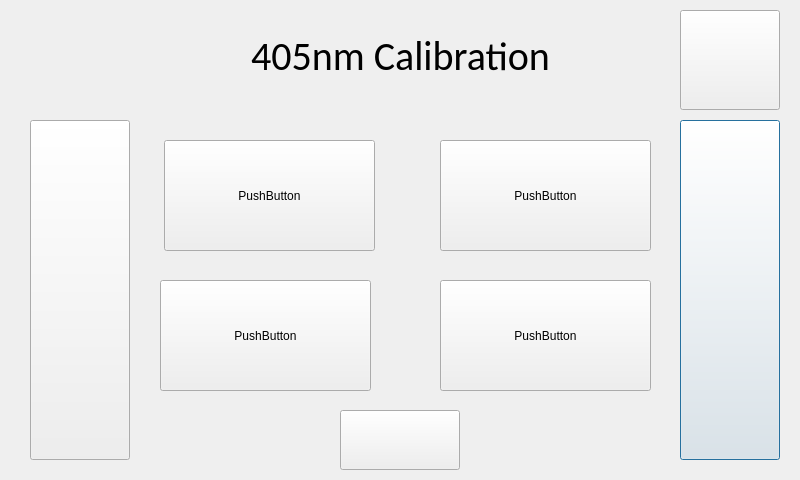
<?xml version="1.0" encoding="UTF-8"?>
<ui version="4.0">
 <class>calibration405nm</class>
 <widget class="QDialog" name="calibration405nm">
  <property name="geometry">
   <rect>
    <x>0</x>
    <y>0</y>
    <width>800</width>
    <height>480</height>
   </rect>
  </property>
  <property name="windowTitle">
   <string>Dialog</string>
  </property>
  <widget class="QPushButton" name="Right">
   <property name="geometry">
    <rect>
     <x>680</x>
     <y>120</y>
     <width>100</width>
     <height>340</height>
    </rect>
   </property>
   <property name="text">
    <string/>
   </property>
   <property name="icon">
    <iconset resource="../../resources.qrc">
     <normaloff>:/Buttons/Right_Carrot.jpg</normaloff>:/Buttons/Right_Carrot.jpg</iconset>
   </property>
   <property name="iconSize">
    <size>
     <width>100</width>
     <height>340</height>
    </size>
   </property>
  </widget>
  <widget class="QPushButton" name="slopeMask">
   <property name="geometry">
    <rect>
     <x>164</x>
     <y>140</y>
     <width>211</width>
     <height>111</height>
    </rect>
   </property>
   <property name="text">
    <string>PushButton</string>
   </property>
  </widget>
  <widget class="QPushButton" name="Home">
   <property name="geometry">
    <rect>
     <x>680</x>
     <y>10</y>
     <width>100</width>
     <height>100</height>
    </rect>
   </property>
   <property name="text">
    <string/>
   </property>
   <property name="icon">
    <iconset resource="../../resources.qrc">
     <normaloff>:/Buttons/button_back.jpg</normaloff>:/Buttons/button_back.jpg</iconset>
   </property>
   <property name="iconSize">
    <size>
     <width>100</width>
     <height>100</height>
    </size>
   </property>
  </widget>
  <widget class="QPushButton" name="MassExtMask">
   <property name="geometry">
    <rect>
     <x>160</x>
     <y>280</y>
     <width>211</width>
     <height>111</height>
    </rect>
   </property>
   <property name="text">
    <string>PushButton</string>
   </property>
  </widget>
  <widget class="QPushButton" name="Save">
   <property name="geometry">
    <rect>
     <x>340</x>
     <y>410</y>
     <width>120</width>
     <height>60</height>
    </rect>
   </property>
   <property name="text">
    <string/>
   </property>
   <property name="icon">
    <iconset resource="../../resources.qrc">
     <normaloff>:/Buttons/button_save.jpg</normaloff>:/Buttons/button_save.jpg</iconset>
   </property>
   <property name="iconSize">
    <size>
     <width>120</width>
     <height>60</height>
    </size>
   </property>
  </widget>
  <widget class="QPushButton" name="Left">
   <property name="geometry">
    <rect>
     <x>30</x>
     <y>120</y>
     <width>100</width>
     <height>340</height>
    </rect>
   </property>
   <property name="text">
    <string/>
   </property>
   <property name="icon">
    <iconset resource="../../resources.qrc">
     <normaloff>:/Buttons/Left_Carrot.jpg</normaloff>:/Buttons/Left_Carrot.jpg</iconset>
   </property>
   <property name="iconSize">
    <size>
     <width>100</width>
     <height>340</height>
    </size>
   </property>
  </widget>
  <widget class="QLabel" name="AdaptiveFilter">
   <property name="geometry">
    <rect>
     <x>0</x>
     <y>10</y>
     <width>801</width>
     <height>91</height>
    </rect>
   </property>
   <property name="font">
    <font>
     <family>Calibri</family>
     <pointsize>30</pointsize>
    </font>
   </property>
   <property name="text">
    <string>405nm Calibration</string>
   </property>
   <property name="alignment">
    <set>Qt::AlignCenter</set>
   </property>
  </widget>
  <widget class="QPushButton" name="zeroMask">
   <property name="geometry">
    <rect>
     <x>440</x>
     <y>140</y>
     <width>211</width>
     <height>111</height>
    </rect>
   </property>
   <property name="text">
    <string>PushButton</string>
   </property>
  </widget>
  <widget class="QPushButton" name="AnalogMask">
   <property name="geometry">
    <rect>
     <x>440</x>
     <y>280</y>
     <width>211</width>
     <height>111</height>
    </rect>
   </property>
   <property name="text">
    <string>PushButton</string>
   </property>
  </widget>
  <widget class="QLabel" name="slopeLabel">
   <property name="geometry">
    <rect>
     <x>170</x>
     <y>140</y>
     <width>201</width>
     <height>111</height>
    </rect>
   </property>
   <property name="text">
    <string>Slope</string>
   </property>
  </widget>
  <widget class="QLabel" name="zeroLabel">
   <property name="geometry">
    <rect>
     <x>440</x>
     <y>145</y>
     <width>211</width>
     <height>101</height>
    </rect>
   </property>
   <property name="text">
    <string>Zero</string>
   </property>
  </widget>
  <widget class="QLabel" name="massExtLabel">
   <property name="geometry">
    <rect>
     <x>170</x>
     <y>280</y>
     <width>201</width>
     <height>111</height>
    </rect>
   </property>
   <property name="text">
    <string>Mass Ext</string>
   </property>
  </widget>
  <widget class="QLabel" name="analogLabel">
   <property name="geometry">
    <rect>
     <x>450</x>
     <y>285</y>
     <width>201</width>
     <height>101</height>
    </rect>
   </property>
   <property name="text">
    <string>Analog</string>
   </property>
  </widget>
  <zorder>analogLabel</zorder>
  <zorder>massExtLabel</zorder>
  <zorder>zeroLabel</zorder>
  <zorder>slopeLabel</zorder>
  <zorder>Right</zorder>
  <zorder>slopeMask</zorder>
  <zorder>Home</zorder>
  <zorder>MassExtMask</zorder>
  <zorder>Save</zorder>
  <zorder>Left</zorder>
  <zorder>AdaptiveFilter</zorder>
  <zorder>zeroMask</zorder>
  <zorder>AnalogMask</zorder>
 </widget>
 <resources>
  <include location="../../resources.qrc"/>
 </resources>
 <connections/>
</ui>
